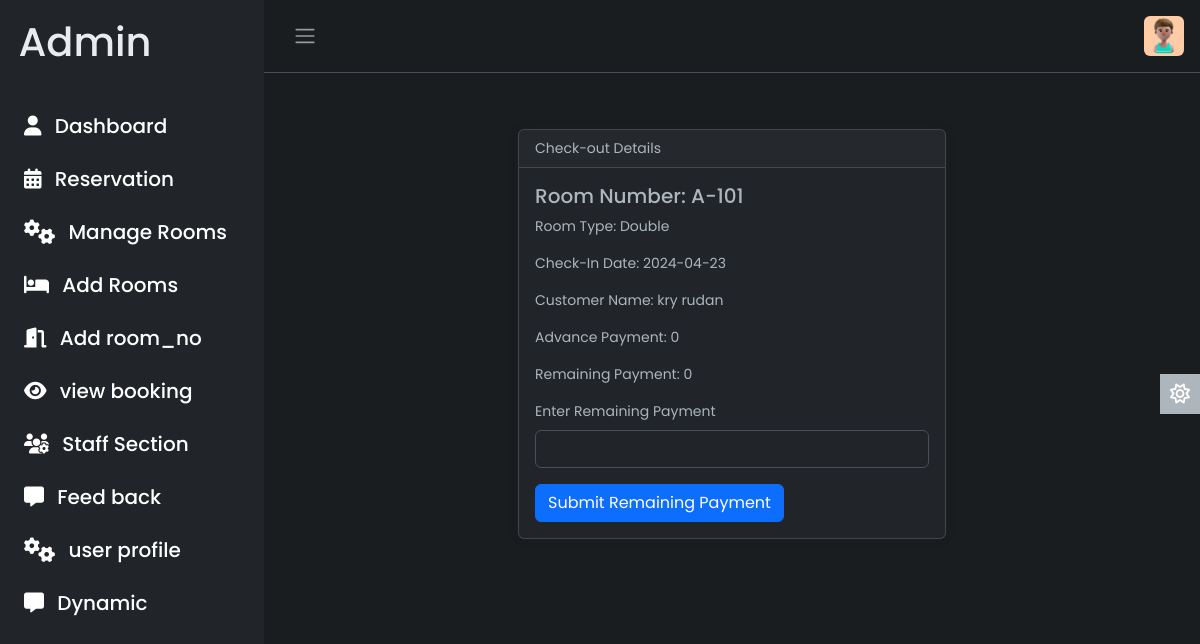
Screenshot of /admin/check_out.php?room_id=1 (signed in) with the database file from the repository.
### tables this page shows
CREATE TABLE `room` (
  `room_id` int(10) NOT NULL,
  `room_type_id` int(10) NOT NULL,
  `room_no` varchar(10) NOT NULL,
  `status` tinyint(1) DEFAULT NULL,
  `check_in_status` tinyint(1) NOT NULL,
  `check_out_status` tinyint(1) NOT NULL,
  `deleteStatus` tinyint(1) DEFAULT 0
);

CREATE TABLE `room_type` (
  `room_type_id` int(10) NOT NULL,
  `room_type` varchar(100) NOT NULL,
  `price` int(10) NOT NULL,
  `max_person` int(10) NOT NULL,
  `offers` int(50) NOT NULL,
  `description` varchar(120) NOT NULL,
  `image` varchar(50) NOT NULL
);

CREATE TABLE `booking` (
  `booking_id` int(10) NOT NULL,
  `customer_id` int(10) NOT NULL,
  `room_id` int(10) NOT NULL,
  `booking_date` timestamp NOT NULL DEFAULT current_timestamp(),
  `check_in` varchar(100) DEFAULT NULL,
  `check_out` varchar(100) NOT NULL,
  `total_price` int(10) NOT NULL,
  `remaining_price` int(10) NOT NULL,
  `payment_status` tinyint(1) NOT NULL,
  `max_person` int(112) NOT NULL,
  `advance_payment` int(50) NOT NULL
);

CREATE TABLE `customer` (
  `c_id` int(11) NOT NULL,
  `c_name` varchar(50) NOT NULL,
  `email` varchar(100) NOT NULL,
  `number` varchar(20) NOT NULL,
  `add` varchar(255) NOT NULL
);

### admin/check_out.php (the view, shortened to what this page needs)
<!DOCTYPE html>
<html lang="en" data-bs-theme="dark">
<head>
    <link rel="stylesheet" href="https://cdn.jsdelivr.net/npm/bootstrap@5.3.0-alpha2/dist/css/bootstrap.min.css" />
    <link rel="stylesheet" href="css/style.css" />
</head>
<body>
    <div class="wrapper">
        <?php include 'include/aside.php' ?>
        <div class="main">
            <?php include 'include/nav.php' ?>
            <main class="content px-3 py-2">
                <div class="container mt-5">
                    <div class="row justify-content-center">
                        <div class="col-md-6">
                            <div class="card">
                                <div class="card-header">
                                    Check-out Details
                                </div>
                                <div class="card-body">
                                    <?php
                                    include 'include/conn.php';
                                    if (isset($_GET['room_id'])) {
                                        $room_id = $_GET['room_id'];
                                        $query = "SELECT r.room_id, r.room_no, rt.room_type, r.check_in_status, r.check_out_status, r.status,
                                            b.check_in, b.check_out, b.advance_payment, b.remaining_price, c.c_name
                                            FROM room r
                                            JOIN room_type rt ON r.room_type_id = rt.room_type_id
                                            LEFT JOIN booking b ON r.room_id = b.room_id
                                            LEFT JOIN customer c ON b.customer_id = c.c_id
                                            WHERE r.room_id = ?";
                                        $stmt = $conn->prepare($query);
                                        $stmt->bind_param("i", $room_id);
                                        $stmt->execute();
                                        $result = $stmt->get_result();
                                        if ($result->num_rows > 0) {
                                            $row = $result->fetch_assoc();
                                            ?>
                                            <h5 class="card-title">Room Number: <?php echo $row["room_no"]; ?></h5>
                                            <p class="card-text">Room Type: <?php echo $row["room_type"]; ?></p>
                                            <p class="card-text">Check-In Date: <?php echo $row["check_in"]; ?></p>
                                            <p class="card-text">Customer Name: <?php echo $row["c_name"]; ?></p>
                                            <p class="card-text">Advance Payment: <?php echo $row["advance_payment"]; ?></p>
                                            <p class="card-text">Remaining Payment: <?php echo $row["remaining_price"]; ?></p>
                                            <form action="#" method="post">
                                                <div class="mb-3">
                                                    <label for="remaining_payment" class="form-label">Enter Remaining Payment</label>
                                                    <input type="number" class="form-control" id="remaining_payment" name="remaining_payment" required>
                                                </div>
                                                <button type="submit" class="btn btn-primary">Submit Remaining Payment</button>
                                            </form>
                                            <?php
                                        } else {
                                            echo "No records found for the provided room ID.";
                                        }
                                    } else {
                                        echo "Room ID is not provided.";
                                    }
                                    ?>
                                </div>
                            </div>
                        </div>
                    </div>
                </div>
            </main>
        </div>
    </div>
    <a href="#" class="theme-toggle">
        <i class="fa-regular fa-sun"></i>
    </a>
</body>
</html>

### admin/css/style.css (style rules this page uses)
body { font-family: 'Poppins', sans-serif; font-size: 0.875rem; opacity: 1; overflow-y: scroll; margin: 0; }
a { cursor: pointer; text-decoration: none; font-family: 'Poppins', sans-serif; }
.wrapper { align-items: stretch; display: flex; width: 100%; }
.main { display: flex; flex-direction: column; min-height: 100vh; min-width: 0; overflow: hidden; transition: all 0.35s ease-in-out; width: 100%; background: var(--bs-dark-bg-subtle); }
.content { flex: 1; max-width: 100vw; width: 100vw; }
@media (min-width:768px) { .content { max-width: auto; width: auto; } }
.card { box-shadow: 0 0 .875rem 0 rgba(34, 46, 60, .05); margin-bottom: 24px; }
.theme-toggle { position: fixed; top: 50%; transform: translateY(-65%); text-align: center; z-index: 10; right: 0; left: auto; border: none; background-color: var(--bs-body-color); }
html[data-bs-theme="dark"] .theme-toggle .fa-sun, html[data-bs-theme="light"] .theme-toggle .fa-moon { cursor: pointer; padding: 10px; display: block; font-size: 1.25rem; color: #FFF; }

### rows the page displays
room: room_no "A-101", room_type.room_type "Double", booking.check_in "2024-04-23", customer.c_name "kry rudan", booking.advance_payment "0", booking.remaining_price "0"
